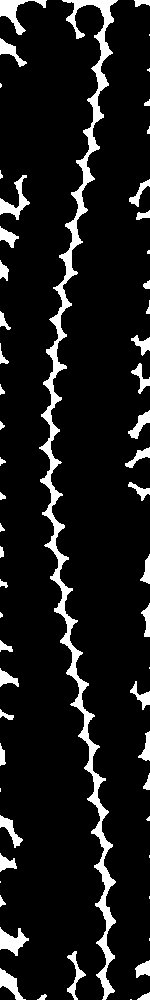
%> input picture d75-1.bmp, 150 x 1000 px
$ octave GolfBallTest11.m   (GNU Octave 9; MATLAB toolbox functions it lacks are replaced by stand-ins)
%> lines starting %> are read from the running program, lines starting %| are printed output that depends on the picture; in (x1, y1, x2, y2) boxes, pixels count from 0 and x2, y2 are one past the last pixel; in counts of white or black regions, pixels touching at a corner belong together; the program's own positions count from 1
### JsLPF.m
function y=JsLPF(Fcut,N);
if mod(N,2)==0
    error('N should be odd');
end
n=-(N-1)/2:(N-1)/2;
y=sin((n+eps)*2*pi*Fcut)./(pi*(n+eps));

### GolfBallTest11.m
close all;clear all;clc;
%% Def.
x=imread('d75-1.bmp');
%> x is the input picture: size 1000x150x3 uint8; 9.6% white; 59 white regions (15 under 20 px), largest, box (x1, y1, x2, y2) and area: (39, 0, 118, 1000) 7935, (0, 0, 47, 35) 512, (0, 175, 30, 220) 437
% Ts=42.5*1000/5000; %micro
Ts=1/5000;
Fs=1/Ts;
%% Compute
x=rgb2gray(x);
x1=x';
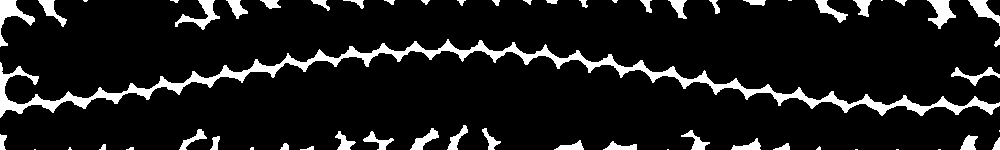
%> x1: size 150x1000 uint8; 9.6% white; 59 white regions (15 under 20 px), largest, box (x1, y1, x2, y2) and area: (0, 39, 1000, 118) 7935, (0, 0, 35, 47) 512, (175, 0, 220, 30) 437
y=x1(:,21:1000);
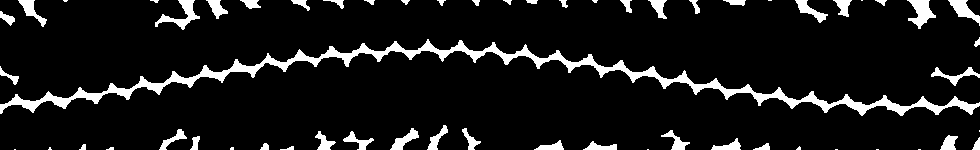
%> y: size 150x980 uint8; 9.1% white; 59 white regions (15 under 20 px), largest, box (x1, y1, x2, y2) and area: (0, 39, 980, 116) 7341, (155, 0, 200, 30) 437, (907, 0, 936, 29) 430
y1=bwlabel(logical(y),4);
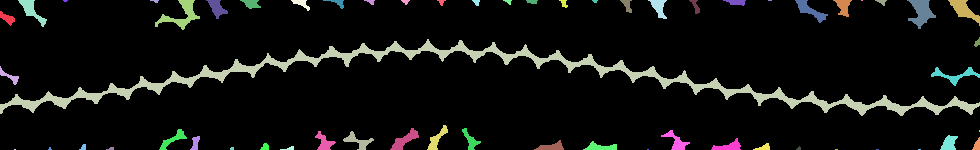
%> y1: size 150x980 double; 60 distinct labels, from 0 to 59; one colour per label, 0 black
y1=(y1==3);
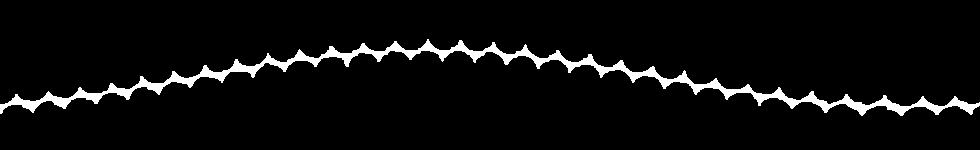
%> y1: size 150x980 logical; 5% white; 1 white region, box (x1, y1, x2, y2) and area: (0, 39, 980, 116) 7341
y2=zeros(1,980);
for xi=1:1:980
    sum=0;
    count=0;
    for yi=1:1:150
        if(y1(yi,xi)==1)
            count=count+1;
            sum=sum+(150-yi);
        end
    end
    y2(xi)=sum/count;
end
%> after the loop, y2 = 980 values, max 104.5 at index 428, min 38.5 at index 901, mean 70.29
% y2min=min(y2);
% y2max=max(y2);
% y2medi=(y2min+y2max)/2;
y2=y2-150/2;
%> y2 = 980 values, max 29.5 at index 428, min -36.5 at index 901, mean -4.71
Y2=abs(fft(y2,length(y2)*10));
Y2w=linspace(0,Fs,length(Y2));

delF=50/Fs;
fcut=200/Fs;
fcut=(3.3/fcut);
if mod(fcut,2)==0
    fcut=fcut+1;
end
hd=JsLPF(delF,fcut);
w=hamming(length(hd))';
h=hd.*w;
H=abs(fft(h,length(Y2)));
y3=conv(h,y2);
%> y3 = 1061 values, max 17.8 at index 468, min -23.73 at index 947, mean -3.23
y3=y3(length(h)/2:length(y3)-length(h)/2);
%> y3 = 980 values, max 17.8 at index 428, min -23.73 at index 907, mean -3.22


%% Plot
subplot(2,3,1);
imshow(y1);
subplot(2,3,2);
plot(y2);axis tight;
subplot(2,3,3);
plot(Y2w,Y2);axis tight;

subplot(2,3,4);
plot(hd);axis tight;
subplot(2,3,5);
plot(H);axis tight;
subplot(2,3,6);
plot(y3);
% axis tight;
axis([0 980 -75*3 75*3])
grid on;
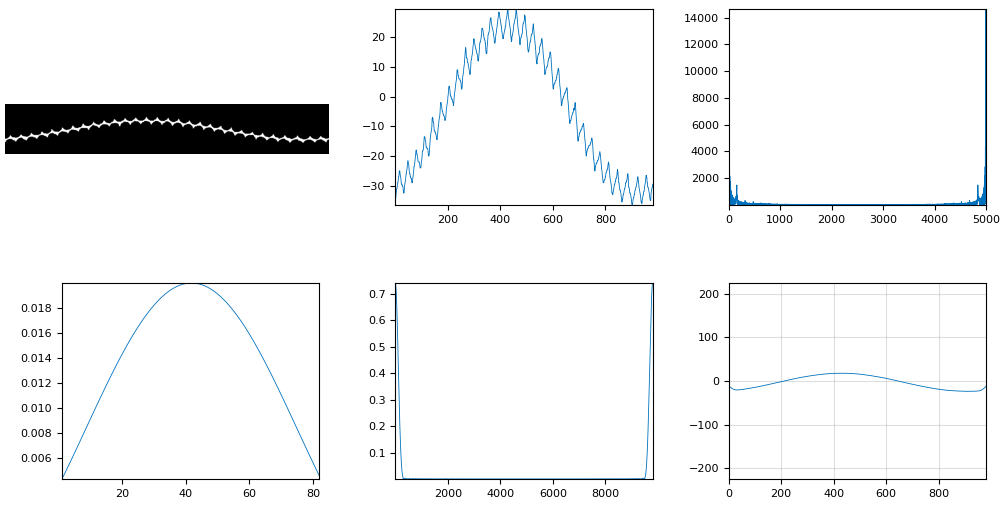
%> figure redrawn from the program's plot data, 6 panels
